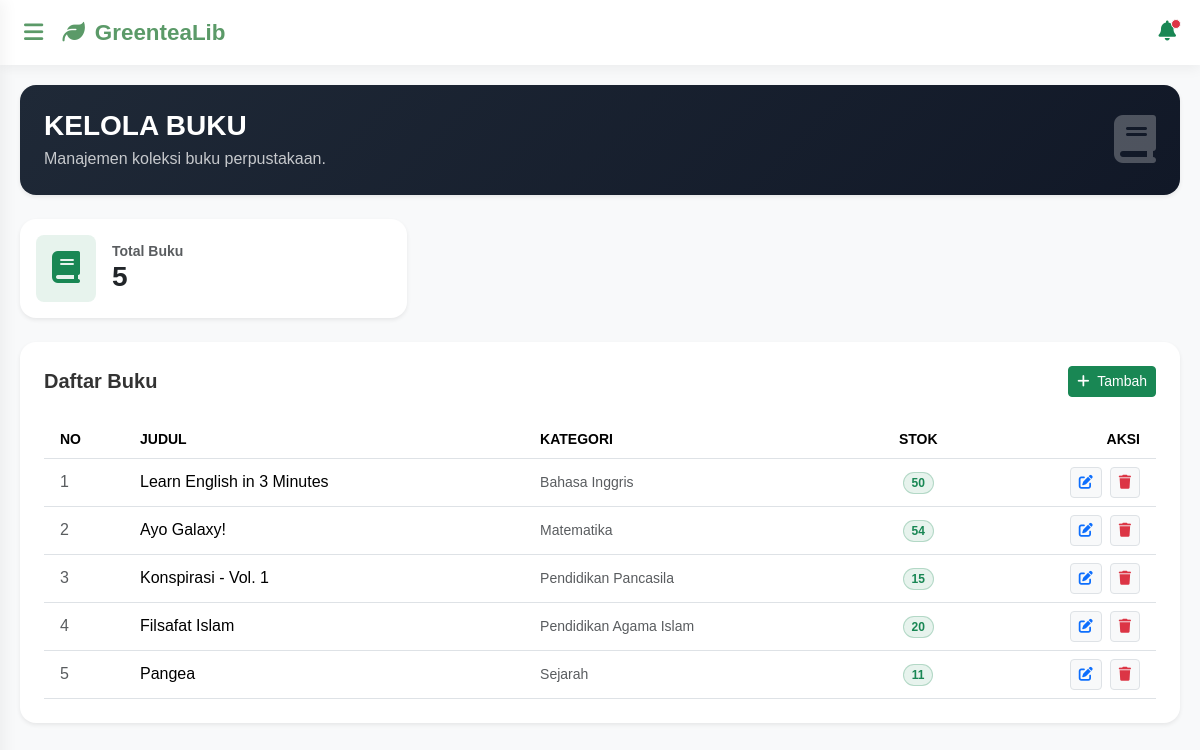
The page /Views/V_Buku.php (signed in) on the database as committed earlier.
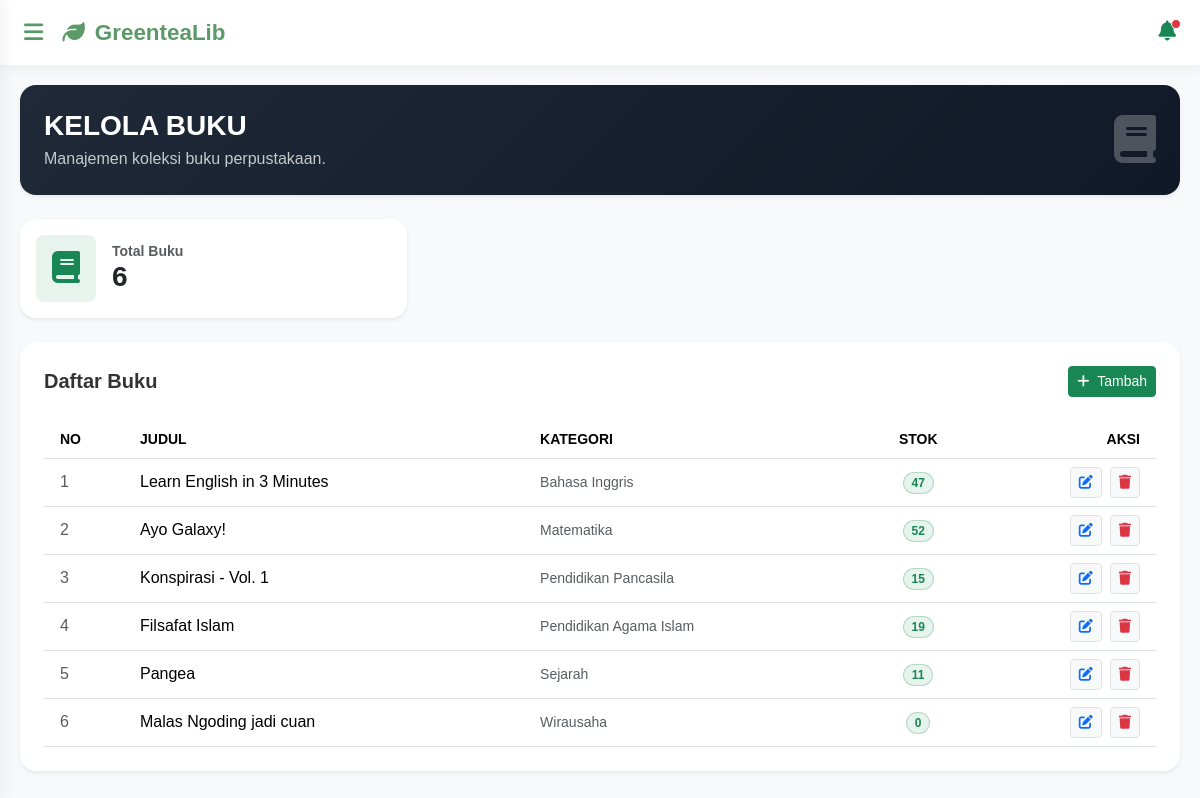
The same page on the database as committed later.
### tables this page shows
CREATE TABLE `buku` (
  `id` int(11) NOT NULL,
  `judul` varchar(255) NOT NULL,
  `kategori` enum('Matematika','Bahasa Indonesia','Bahasa Inggris','Pendidikan Agama Islam','Bahasa Sunda','Sejarah','Pendidikan Pancasila','Wirausaha','Akutansi') DEFAULT NULL,
  `stok` int(11) DEFAULT 0
);

### Controllers/C_Buku.php (called while the page is built)
<?php
include_once '../Models/M_Buku.php';
$buku = new M_Buku();
try{
    if(!empty($_GET['aksi'])){
        if(!($_GET['aksi'] == 'hapus')){
            if($_GET['aksi'] == 'edit'){
                $id = $_GET['id'];
                $bukus = $buku->SHOW_BUKU_BY_ID($id);
                include_once '../Views/V_UpdateBuku.php';
            }else{
                $id = $_POST['id'];
                $judul = $_POST['judul'];
                $kategori = $_POST['kategori'];
                $stok = $_POST['stok'];
                if($_GET['aksi'] == 'tambah'){
                    $buku->ADD_BUKU($id, $judul, $kategori, $stok);
                }elseif($_GET['aksi'] == 'update'){
                    $buku->UPDATE_BUKU($id, $judul, $kategori, $stok);
                }
            }
        }else{
        	$id = $_GET['id'];
        	$buku->DELETE_BUKU($id);
        }
    }else{
        $totalBuku = $buku->COUNT_BUKU();
        $bukus = $buku->SHOW_BUKU();
    }
}catch(Exception $e){
    echo $e->getMessage();
}

### Models/M_Connect.php (called while the page is built, shortened)
<?php
class M_Connect
{
	private $host = "localhost",
	$username = "root",
	$pass = "",
	$db = "ukk_4_fahmi";
	function __construct()
	{
		$this->connect = mysqli_connect($this->host, $this->username, $this->pass, $this->db);
		if ($this->connect)
		{
			return $this->connect;
		}else{
			echo mysqli_connect_error();
		}
	}
}

### Models/M_Buku.php (called while the page is built, shortened)
<?php
include_once 'M_Connect.php';
class M_Buku{
    public function SHOW_BUKU()
    {
        $conn = new M_Connect();
        $sql = 'SELECT * FROM buku';
        $post = mysqli_query($conn->connect, $sql);
        if($post->num_rows > 0){
            while ($data = mysqli_fetch_object($post)){
                $result[] = $data;
            }
            return $result;
        }
    }
    public function COUNT_BUKU()
    {
        $conn = new M_Connect();
        $sql = "SELECT COUNT(*) as total FROM buku";
        $post = mysqli_query($conn->connect, $sql);
        $data = mysqli_fetch_object($post);
        return $data;
    }
}

### Views/V_Buku.php (the view, shortened to what the changed rows need)
<?php
    include_once '../Controllers/C_Buku.php';
    include_once 'HEADER.php';
?>
	<div class="col-12 col-md-4">
        <div class="card border-0 shadow-sm rounded-4 p-3 card-hover transition-all">
            <div class="d-flex align-items-center gap-3">
                <div>
                	<h6 class="text-muted mb-0 small uppercase fw-bold">Total Buku</h6>
                    <h3 class="fw-bold mb-0"><?= $totalBuku->total ?></h3>
				</div>
            </div>
        </div>
    </div> <br>
    <div class="bg-white rounded-4 shadow-sm p-4">
        <div class="table-responsive">
            <table class="table table-hover align-middle mb-0">
                <thead class="text-secondary small text-uppercase">
                    <tr>
                        <th scope="col" class="ps-3">No</th>
                        <th scope="col">Judul</th>
                        <th scope="col">Kategori</th>
                        <th scope="col" class="text-center">Stok</th>
                        <th scope="col" class="text-end pe-3">Aksi</th>
                    </tr>
                </thead>
                <tbody>
                    <?php
                        if(!empty($bukus)){
                            $no = 1;
                            foreach($bukus as $data){
                    ?>
                        <tr>
                            <td class="ps-3 text-muted">
                                <?= $no++ ?>
                            </td>
                            <td class="fw-medium">
                                <?= $data->judul ?>
                            </td>
                            <td>
                                <span class="text-muted small"><?= $data->kategori ?></span>
                            </td>
                            <td class="text-center">
                                <span class="badge rounded-pill bg-success bg-opacity-10 text-success border border-success border-opacity-25">
                                    <?= $data->stok ?>
                                </span>
                            </td>
                            <td class="text-end pe-3">
                                <div class="d-flex justify-content-end gap-2">
                                    <a href="../Controllers/C_Buku.php?aksi=edit&id=<?=$data->id ?>" class="btn btn-sm btn-light border text-primary" title="Update">
                                        <i class="fas fa-edit"></i>
                                    </a>
                                    <a href="../Controllers/C_Buku.php?aksi=hapus&id=<?=$data->id ?>" class="btn btn-sm btn-light border text-danger" onclick="return confirm('Hapus buku <?= $data->judul ?>?')" title="Delete">
                                        <i class="fas fa-trash"></i>
                                    </a>
                                </div>
                            </td>
                        </tr>
                    <?php }}else{
                        echo '<p class="text-center text-muted">Data tidak tersedia</p>';
                    }?>
                </tbody>
            </table>
        </div>
    </div>
<?php include_once 'FOOTER.php'; ?>

Rows that differ between the two databases and show on the page:
changed buku "Learn English in 3 Minutes": stok "50" → "47"
changed buku "Ayo Galaxy!": stok "54" → "52"
changed buku "Filsafat Islam": stok "20" → "19"
added buku: judul "Malas Ngoding jadi cuan", kategori "Wirausaha", stok "0"
Other text that changed with them:
$totalBuku->total: "5" → "6"
